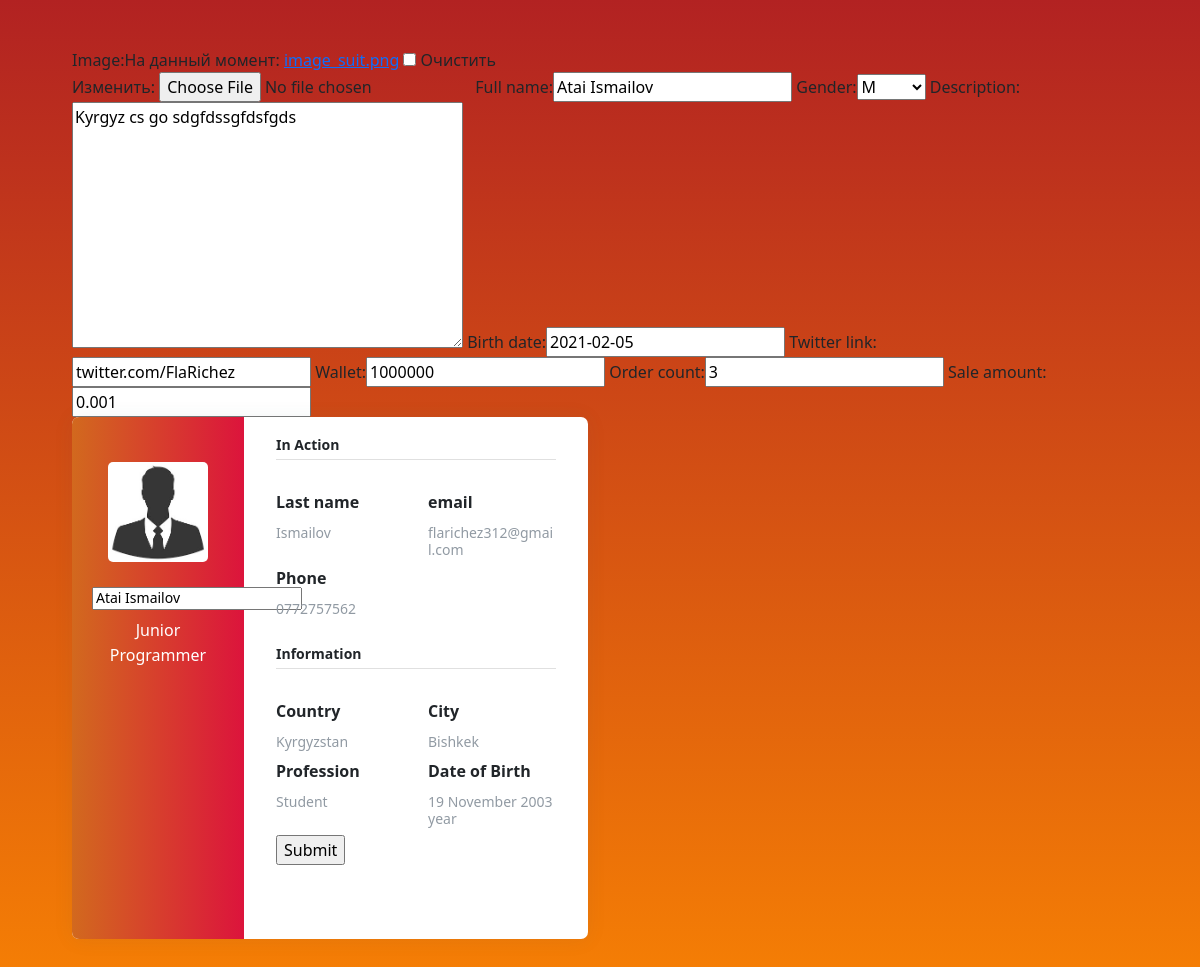
The page /profile/ (signed in) on the database as committed earlier.
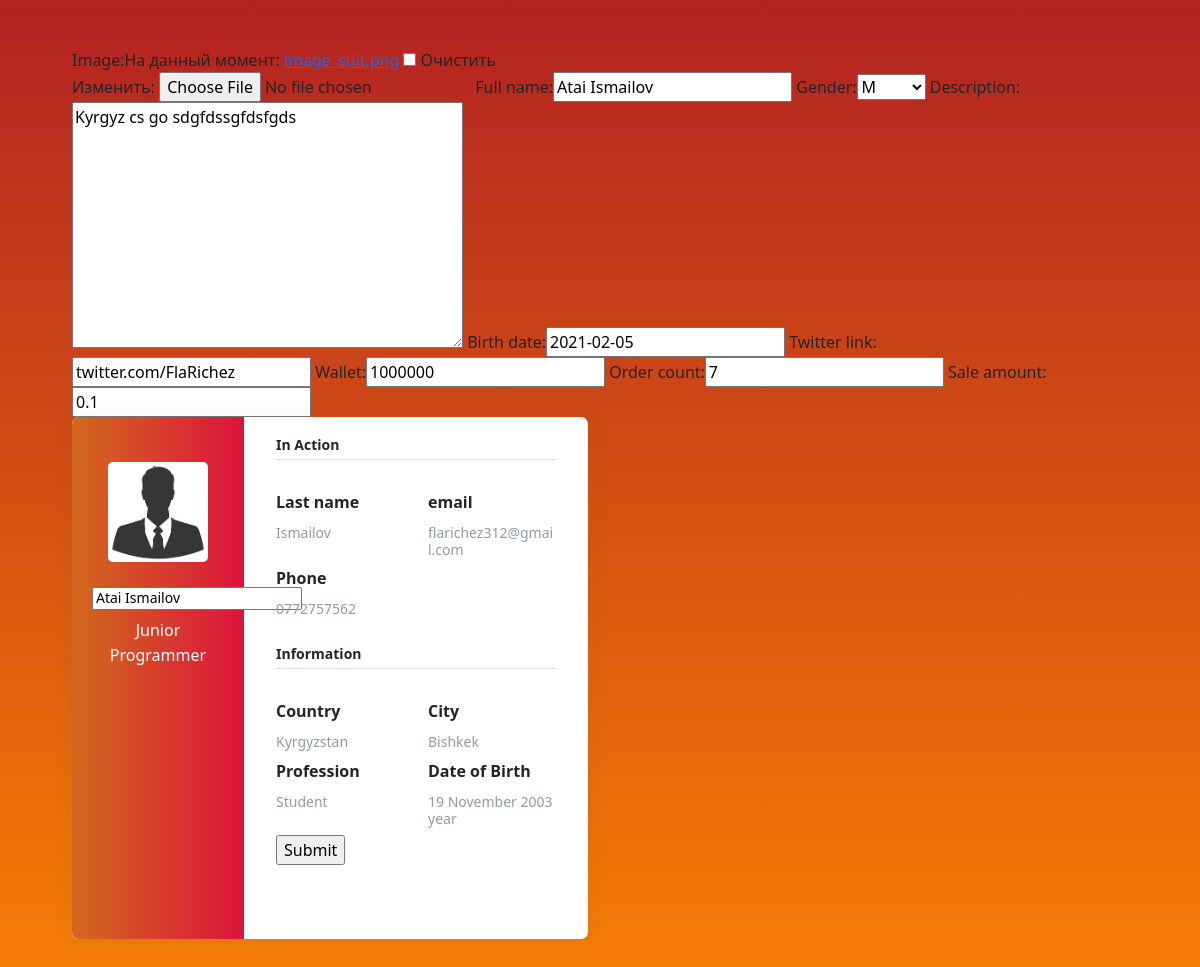
The same page on the database as committed later.
### products/models.py (models this page shows)
class Profile(models.Model):
    genders = (
        ('F','F'),
        ('M','M'),
    )
    user = models.OneToOneField(User,on_delete=models.CASCADE)
    image = models.ImageField(default='index.jpeg',blank = True)
    full_name = models.CharField(max_length=50)
    gender = models.CharField(choices=genders, max_length=20)
    description = models.TextField()
    birth_date = models.DateField(default=date.today())
    twitter_link = models.CharField(max_length=50)
    wallet = models.PositiveIntegerField(default=0)
    order_count = models.PositiveIntegerField(default=0)
    sale_amount = models.FloatField(default=0.001)

### products/views.py (the view)
# urls.py: path('profile/',account_settings,name='profile'),
def account_settings(request):
    user = request.user.profile
    form = ProfileForm(instance=user)
    order_user = request.user
    orders = order_user.order_set.all()
    if request.method == 'POST':
        form = ProfileForm(request.POST,request.FILES,instance=user)
        if form.is_valid():
            form.save()
    context = {'form':form,'orders':orders}
    return render(request,'products/profile.html',context)

### products/forms.py
class ProfileForm(forms.ModelForm):
    class Meta:
        model = Profile
        fields = '__all__'
        exclude = ('user',)

### products/templates/products/profile.html (shortened to what this page needs)
{%load static%}
<link href="https://cdn.jsdelivr.net/npm/bootstrap@5.0.0-beta1/dist/css/bootstrap.min.css" rel="stylesheet">
<link rel="stylesheet" href="{% static 'css/profile.css' %}">
<div class="page-content page-container" id="page-content">
    <div class="padding">
        <div class="row container d-flex justify-content-center">
            <form method="POST">
                {{ form }}
            <div class="col-xl-6 col-md-12">
                <div class="card user-card-full">
                    <div class="row m-l-0 m-r-0">
                        <div class="col-sm-4 bg-c-lite-green user-profile">
                            <div class="card-block text-center text-white">
                                <div class="m-b-25"> <img src="{{request.user.profile.image.url}}" height="100" width="100" class="img-radius" alt="User-Profile-Image"> </div>
                                <h6 class="f-w-600">{{ form.full_name }} </h6>
                                <p>Junior Programmer</p>
                            </div>
                        </div>
                        <div class="col-sm-8">
                            <div class="card-block">
                                <h6 class="m-b-20 p-b-5 b-b-default f-w-600">In
                                    Action</h6>
                                <div class="row">
                                    <div class="col-sm-6">
                                        <p class="m-b-10 f-w-600">Last name</p>
                                        <h6 class="text-muted f-w-400">Ismailov</h6>
                                    </div><div class="col-sm-6">
                                        <p class="m-b-10 f-w-600">email</p>
                                        <h6 class="text-muted f-w-400">flarichez312@gmail.com</h6>
                                    </div>
                                    <div class="col-sm-6">
                                        <p class="m-b-10 f-w-600">Phone</p>
                                        <h6 class="text-muted f-w-400">0772757562</h6>
                                    </div>
                                </div>
                                <h6 class="m-b-20 m-t-40 p-b-5 b-b-default f-w-600">Information</h6>
                                <div class="row">
                                    <div class="col-sm-6">
                                        <p class="m-b-10 f-w-600">Country</p>
                                        <h6 class="text-muted f-w-400">Kyrgyzstan</h6>
                                    </div>
                                    <div class="col-sm-6">
                                        <p class="m-b-10 f-w-600">City</p>
                                        <h6 class="text-muted f-w-400">Bishkek</h6>
                                    </div>
                                    <div class="col-sm-6">
                                        <p class="m-b-10 f-w-600">Profession</p>
                                        <h6 class="text-muted f-w-400">Student</h6>
                                    </div>
                                    <div class="col-sm-6">
                                        <p class="m-b-10 f-w-600">Date of Birth</p>
                                        <h6 class="text-muted f-w-400">19 November 2003 year</h6>
                                    </div>
                                </div>
                                <input type="submit" name="Submit">
                                <ul class="social-link list-unstyled m-t-40 m-b-10">
                                </ul>
                            </div>
                        </div>
                    </div>
                </div>
            </div>
            </form>
        </div>
    </div>
</div>

### static/css/profile.css (style rules this page uses)
.padding { padding: 3rem !important }
.user-card-full { overflow: hidden }
.card { border-radius: 7px; -webkit-box-shadow: 0 1px 20px 0 rgba(69, 90, 100, 0.08); box-shadow: 0 1px 20px 0 rgba(69, 90, 100, 0.08); border: none; margin-bottom: 120px }
.m-r-0 { margin-right: 0px }
.m-l-0 { margin-left: 0px }
.user-card-full .user-profile { border-radius: 5px 0 0 5px }
.bg-c-lite-green { background: -webkit-gradient(linear, left top, right top, from(#DC143C), to(#D2691E)); background: linear-gradient(to right, #D2691E, #DC143C) }
.user-profile { padding: 25px 0 }
.card-block { padding: 2.25rem }
.m-b-25 { margin-bottom: 25px }
.img-radius { border-radius: 5px }
h6 { font-size: 14px }
.card .card-block p { line-height: 25px }
.card-block { padding: 1.25rem }
.b-b-default { border-bottom: 1px solid #e0e0e0 }
.m-b-20 { margin-bottom: 20px }
.p-b-5 { padding-bottom: 5px !important }
.m-b-10 { margin-bottom: 10px }
.text-muted { color: #919aa3 !important }
.f-w-600 { font-weight: 600 }
.m-b-20 { margin-bottom: 30px }
.m-t-40 { margin-top: 20px }

Rows that differ between the two databases and show on the page:
changed Profile "Atai Ismailov": order_count "3" → "7"; sale_amount "0.001" → "0.1"
